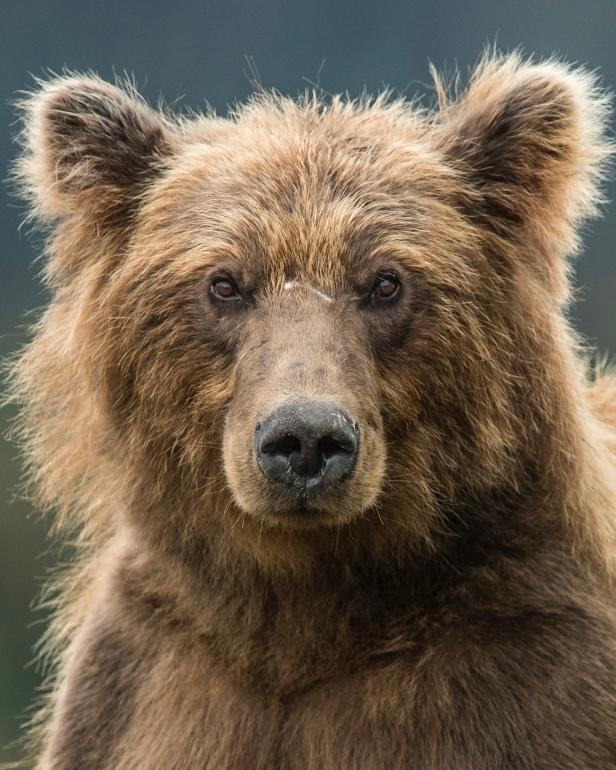
#> input picture morphology/bear.jpeg, 616 x 770 px
$ python beginner.py
#> lines starting #> are read from the running program, lines starting #| are printed output that depends on the picture
import cv2
import numpy as np

bear = cv2.imread("bear.jpeg")
#> bear is the input picture: shape (770, 616, 3); mean B, G, R 80.5, 98.5, 113.5
tiger = cv2.imread("tiger.jpg")
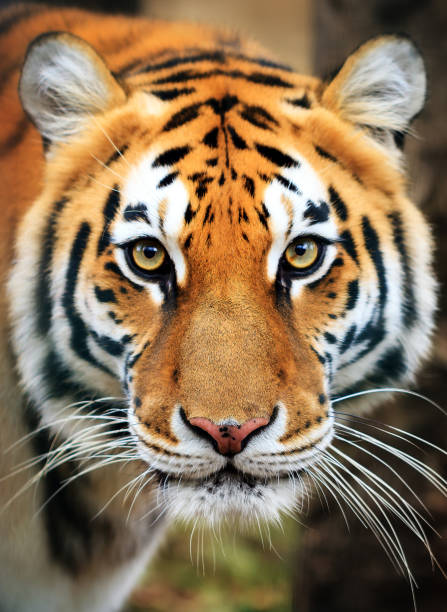
#> input picture morphology/tiger.jpg, 447 x 612 px
#> tiger is the input picture: shape (612, 447, 3); mean B, G, R 87.7, 115.6, 138.7
tiger = cv2.resize(tiger, (bear.shape[1], bear.shape[0]))
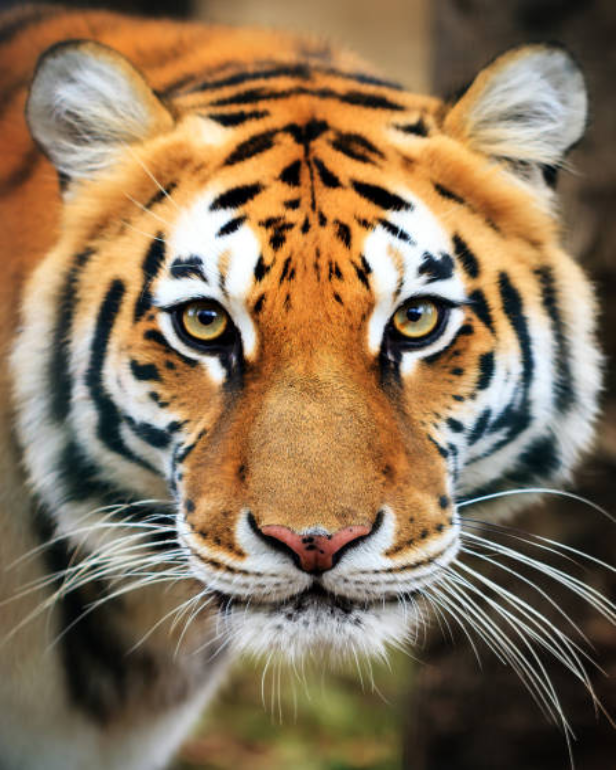
#> tiger: shape (770, 616, 3); mean B, G, R 87.6, 115.5, 138.6
T=tiger.copy()


for f in range(24):
    t=(f/24)
    T[:,:,:]=(1-t)*bear[:,:,:]+t*tiger[:,:,:]
    cv2.imshow('result', T)
    cv2.waitKey(1)
